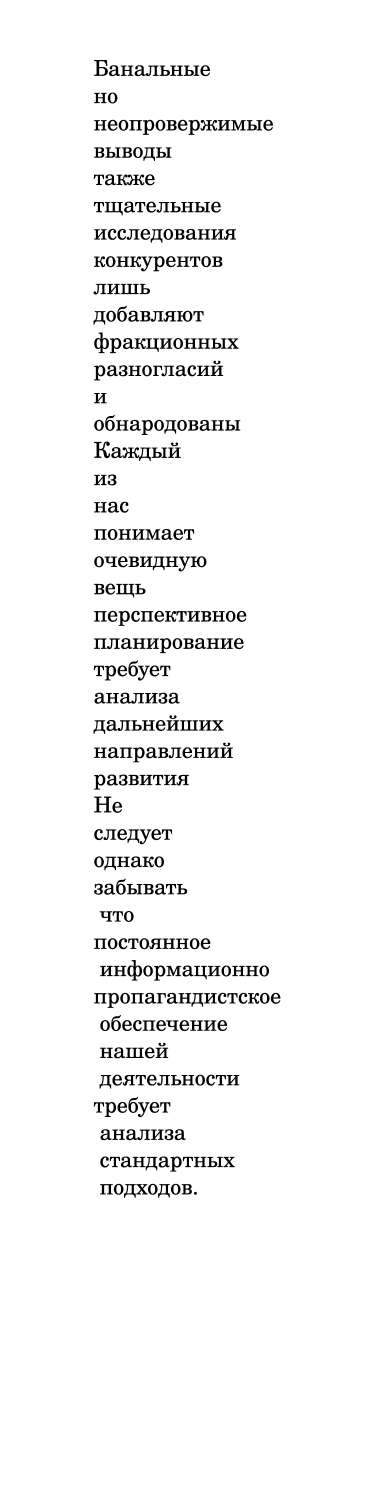
#> input picture data/words.png, 2604 x 10417 px (shown at 1/7 size)
$ jupyter execute --allow-errors my_swin2.ipynb
#> lines starting #> are read from the running program, lines starting #| are printed output that depends on the picture; after the words box and inside, x2 and y2 are one past the last pixel; in counts of white or black regions, pixels touching at a corner belong together
### utils/augmenters.py
import random

import cv2
import imutils
import numpy as np


class BaseAugmenter():
    def __init__(self, chanse=0.5):
        self.chance = chanse

    def __call__(self, img, *args, **kwargs):
        augmented = False
        if random.random() <= self.chance:
            try:
                img = self._apply(img, *args, **kwargs)
                augmented = True
            except Exception as e:
                print(e)

        return img, augmented

    def _apply(self, img, *args, **kwargs):
        return img


class NoiseAugmenter(BaseAugmenter):
    def _apply(self, letter, max=30):
        max = (255 - np.array(letter)).max() * max / 100
        noise = np.random.normal(size=(letter.shape)) * max
        return letter + noise


class FlipAugmenter(BaseAugmenter):

    # [8 lines left out: function _apply, not called in this run]


class RotationAugmenter(BaseAugmenter):

    # [6 lines left out: function _apply, not called in this run]


class BlurAugmenter(BaseAugmenter):

    def _apply(self, letter, kernel_size=3):
        return cv2.medianBlur(letter, kernel_size)


class MultipleAugmenter():
    NOISE_CHANCE = 0.1
    NOISE_HARDNESS = 20

    FLIP_CHANCE = 0.3

    ROTATE_CHANCE = 0.15

    BLUR_CHANCE = 0.99
    BLUR_HARD_CHANCE = 0.05

    images = []
    captions = []

    def __init__(self, images, captions, augmenters=[], augment_args=[]):
        self.images_orig = images
        self.captions_orig = captions
        if not augmenters:
            self.augmenters = [
                FlipAugmenter(self.FLIP_CHANCE),
                RotationAugmenter(self.ROTATE_CHANCE),
                BlurAugmenter(self.BLUR_CHANCE),
                BlurAugmenter(self.BLUR_HARD_CHANCE),

            ]
        else:
            self.augmenters = augmenters
        self.noise = (NoiseAugmenter(self.NOISE_CHANCE), self.NOISE_HARDNESS)
        if not augment_args:
            self.augment_args = [
                ['random'],
                [],
                [3],
                [5],

            ]
        else:
            self.augment_args = augment_args

    def random_augment(self, rounds=1, seed=42, save_last=False):
        random.seed(seed)

        images = self.images_orig
        captions = self.captions_orig

        for _ in range(rounds):
            print(len(images))
            num_images = len(images)
            for n in range(num_images):
                image = images[n]
                caption = captions[n]

                for n, aug in enumerate(self.augmenters):
                    aug_args = self.augment_args[n]
                    if not aug_args:
                        aug_args = [random.randint(-15, 15)]
                    image, augmented = aug(image, *aug_args)
                    if augmented:
                        images.append(image)
                        captions.append(caption)

            if save_last:
                images = images[num_images:]
                captions = captions[num_images:]

        self.images = images
        self.captions = captions
        self._smooth(0.9)
        self._apply_noise()
        self._normalize()

    def _apply_noise(self):
        for n, im in enumerate(self.images):
            noise_augmenter, hardeness = self.noise
            image, augmented = noise_augmenter(im, hardeness)
            if augmented:
                self.images[n] = image

    def _normalize(self):
        for n, im in enumerate(self.images):
            im = np.array(im)
            self.images[n] = im / im.max()

    def _smooth(self, probability=0.5):
        for n, im in enumerate(self.images):

            if random.random() < probability:
                im = np.array(im)
                self.images[n] = cv2.GaussianBlur(im, (7, 7), 1)

### documet processing/my_swin2.ipynb
[cell 1]
import cv2

import matplotlib.pyplot as plt
from utils.letter_extraction import *

import numpy as np
import tensorflow as tf
import keras
from keras import layers, ops

[cell 2]
max_letters = 16
input_shape = (32,320)

[cell 3]
def get_crop_boundaries(img, trashold=250):
#> called with trashold = 254
    top = 0
    bottom =0
    left = 0
    right = 0
    for i in range(img.shape[0]):
        if img[i,:].mean() > trashold:
            top = i
        else:
            break
    for i in range(img.shape[0]):
        if img[-i,:].mean() > trashold:
            bottom = i
        else:
            break
    for i in range(img.shape[1]):
        if img[:,i].mean() > trashold:
            left = i
        else:
            break
    for i in range(img.shape[1]):
        if img[:,-i].mean() > trashold:
            right = i
        else:
            break
    left = max(1,left)
    right = max(1,right)
    top = max(1,top)
    bottom = max(1,bottom)

    return left, right, top, bottom

[cell 4]
words_img_gr = cv2.imread('../data/words.png', 0)

l,r,t,b = np.array(get_crop_boundaries(words_img_gr, 254))-20
#> l = 634; r = 628; t = 399; b = 2013
print(l,r,t,b)
#| 634 628 399 2013
if l<1:
    l=1
if r<1:
    r=1
if t<1:
    t=1
if b<1:
    b=1
words_img_gr = words_img_gr[t:-b,l:-r]
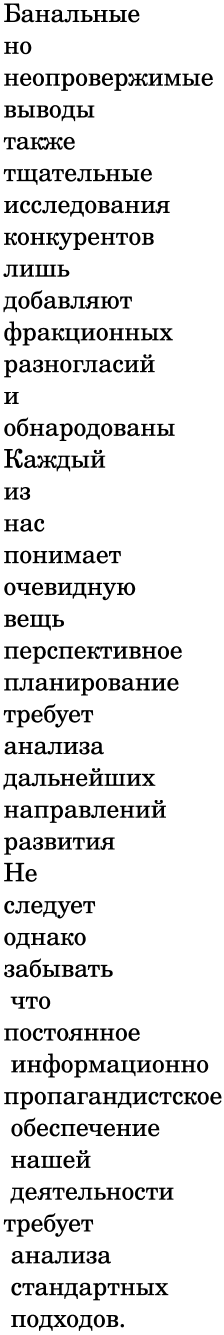
#> words_img_gr: shape (8005, 1342) (shown at 1/6 size); 90.7% white; 358 black regions, largest, box (x1, y1, x2, y2) and area: (182, 823, 376, 898) 6910, (25, 5177, 145, 5288) 5565, (25, 2692, 136, 2808) 5496

plt.imshow(words_img_gr[:1000], cmap='gray')
print(words_img_gr.shape)
#| (8005, 1342)
plt.show()
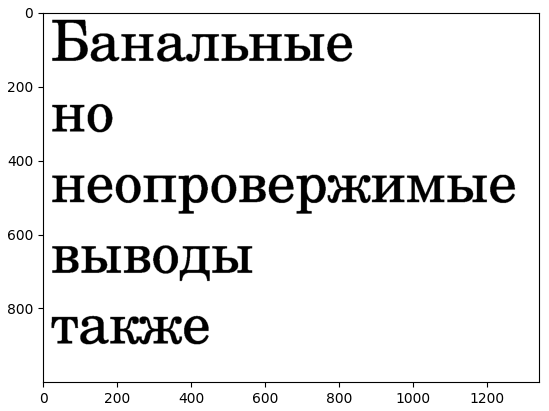
#> figure drawn by matplotlib, 1 panel

[cell 5]
num_words = 42
threshold = 254
line_h = int(words_img_gr.shape[0]/num_words)

words_data = []
bb_data = []


fig, ax = plt.subplots(nrows=num_words, ncols=1, figsize=(20,20))
for i in range(num_words):
    t = max(0,line_h*(i)-10)
    b = min(words_img_gr.shape[0], line_h*(i+1)+10)

    img = words_img_gr[t:b,:]
    print(img.shape)

    l,r,t,b = np.array(get_crop_boundaries(img, threshold))-50


    if t+b>=img.shape[0]//2:
        t=b=1
    if l+r>=img.shape[1]:
        l=r=1
    if l<1:
        l=1
    if r<1:
        r=1
    if t<1:
        t=1
    if b<1:
        b=1


    print((l,r,t,b), img.shape)

    img = img[:,l:-r]

    orig = img.copy()
    words_data.append(img[:,:,np.newaxis].copy())


    img = cv2.erode(img, np.ones((3,3), np.uint8)*255, iterations=1)
    contours, hierarchy = cv2.findContours(img.copy(), cv2.RETR_TREE, cv2.CHAIN_APPROX_NONE)
    print(len(contours))

    hir = hierarchy[0, :, 3]

    inner_conts = []

    output = np.zeros_like(img.copy())+255
    box = []
    for idx, contour in enumerate(contours):
        if hir[idx] == 0:
            (x, y, w, h) = cv2.boundingRect(contour)
            box.append((x, y, w, h))
            cv2.rectangle(orig, (x, y), (x + w, y + h), (0, 0, 0), 5)
            inner_conts.append(contour)
    bb_data.append(box)
    ax[i].imshow(cv2.drawContours(np.zeros_like(img)+255, contours, -1, (0,0,0), 1), cmap='gray')
    ax[i].imshow(orig, cmap='gray')
    ax[i].set_xticks([])
    ax[i].set_yticks([])
    ax[i].set_ylabel(len(box))
#> this loop made 42 passes
#> hir on passes 1, 2, 5, 6, 9, 13: [-1, 0, 0, 2, 0, 0, 5, 0, 0, 8, 0, 10, 0, 12, 0, 14], [-1, 0, 0, 2], [-1, 0, 0, 2, 0, 4, 0, 6], [-1, 0, 1, 0, 0, 4, 0, 0, 0, 0, 0, 10, 0, 12, 0, 14], [-1, 0, 1, 0, 0, 0], [-1, 0]
#> (printed output is left out)
#> pass 1, `img = words_img_gr[t:b,:]`:
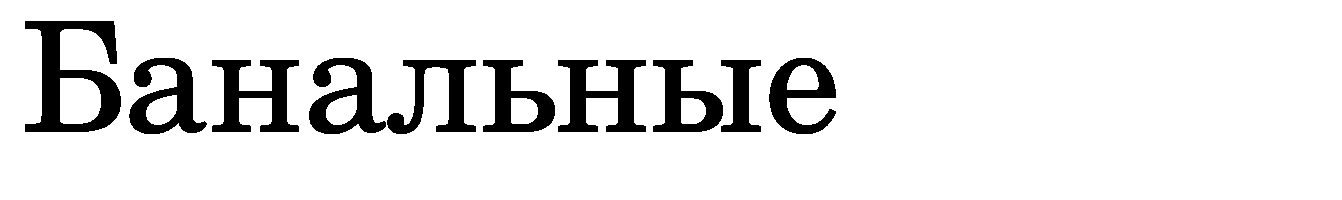
#> img: shape (200, 1342); 89.5% white; 10 black regions, largest, box (x1, y1, x2, y2) and area: (25, 21, 121, 132) 4823, (558, 60, 646, 132) 3194, (212, 60, 299, 132) 3074
#> pass 1, `img = cv2.erode(img, np.ones((3,3), np.uint8)*255, iterations=1)`:
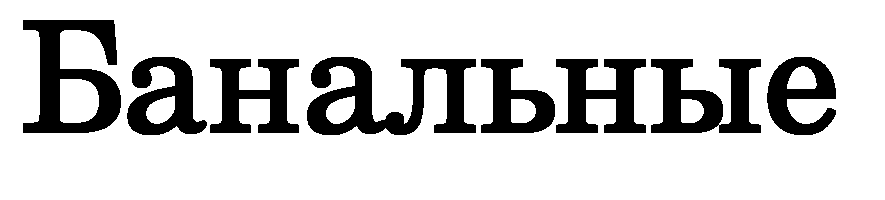
#> img: shape (200, 885); 81.1% white; 8 black regions, largest, box (x1, y1, x2, y2) and area: (307, 57, 476, 135) 6574, (23, 20, 121, 133) 5629, (651, 59, 761, 133) 4552
#> pass 2, `img = words_img_gr[t:b,:]`:
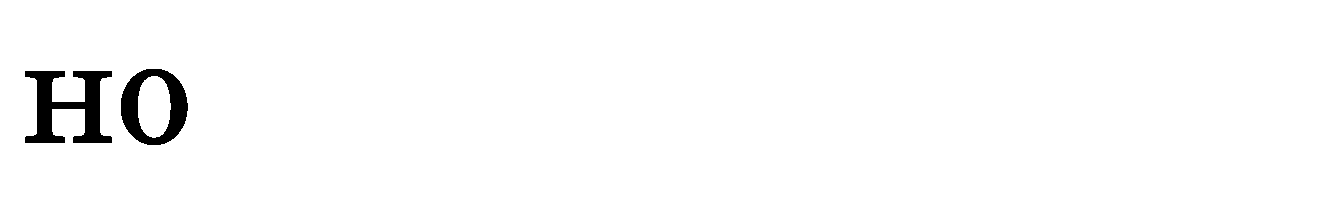
#> img: shape (210, 1342); 98.1% white; 2 black regions, box (x1, y1, x2, y2) and area: (25, 71, 112, 143) 3086, (121, 69, 188, 145) 2404
#> after the loop:
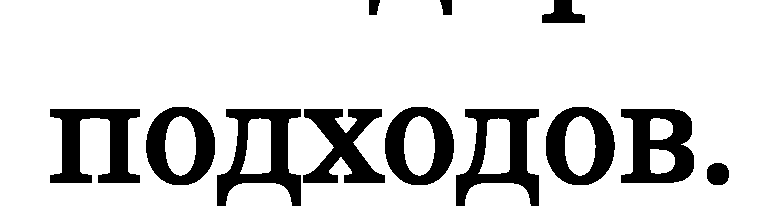
#> img: shape (210, 778); 83.2% white; 12 black regions, largest, box (x1, y1, x2, y2) and area: (217, 109, 301, 206) 3617, (50, 109, 140, 183) 3601, (456, 109, 539, 206) 3574
#> after the loop:
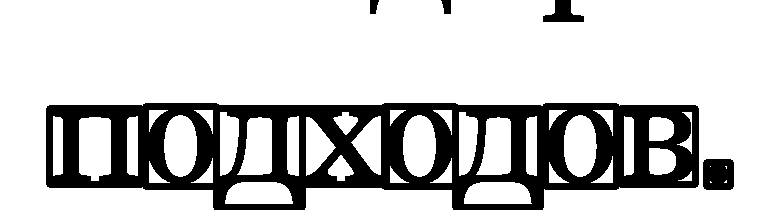
#> orig: shape (210, 778); 77.4% white; 5 black regions, box (x1, y1, x2, y2) and area: (46, 103, 699, 210) 35190, (703, 159, 734, 190) 927, (543, 0, 584, 22) 529, (441, 0, 451, 14) 111, (370, 0, 379, 14) 101
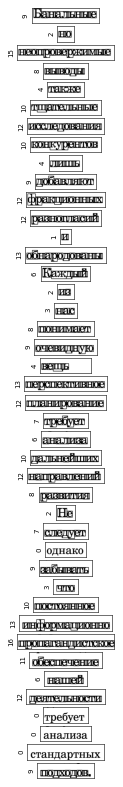
#> figure drawn by matplotlib, 42 panels

[cell 6]
def prepare_word_image(word, target_shape=input_shape):

#> called with target_shape = (32, 320)
    h,w = word.shape[:2]

    if w >= h * (target_shape[1]/target_shape[0]):
        high = w * (target_shape[0]/target_shape[1])
        width = w
    else:
        high = h
        width = h * (target_shape[1]/target_shape[0])

    high = int(high)
    width = int(width)

    blank = np.zeros((high, width), dtype=np.uint8)+255
#> blank: shape (200, 2000); every value is 255

    if h<high:
        y_pos = (high-h)//2
    else:
        y_pos = 0

    blank[y_pos:y_pos+h,:w]=word[:,:,0]
#> blank: shape (200, 2000); 93% white; 10 black regions, largest, box (x1, y1, x2, y2) and area: (24, 21, 120, 132) 4823, (557, 60, 645, 132) 3194, (211, 60, 298, 132) 3074

    img = cv2.resize(blank, (target_shape[1],target_shape[0]) , interpolation=cv2.INTER_AREA)
#> img: shape (32, 320)

    return img

def prepare_bb_data(bb_list, max_len=max_letters):
    num_bb = len(bb_list)
    new_bb_list = bb_list.copy()
    if num_bb < max_len:
        new_bb_list += [(0,0,0,0)]*(max_len-num_bb)
    return new_bb_list

[cell 7]
words_data1 =np.array(list(map(prepare_word_image, words_data)))
#> in prepare_word_image (call 15), `blank[y_pos:y_pos+h,:w]=word[:,:,0]`:
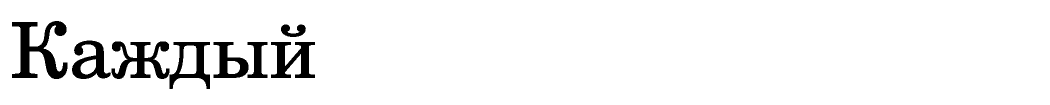
#> blank: shape (210, 2100) (shown at 1/2 size); 94.7% white; 8 black regions, largest, box (x1, y1, x2, y2) and area: (24, 42, 135, 158) 5496, (223, 83, 339, 158) 4130, (542, 84, 630, 156) 3336
#> in prepare_word_image (call 18), `blank[y_pos:y_pos+h,:w]=word[:,:,0]`:
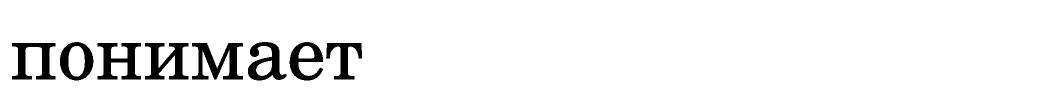
#> blank: shape (210, 2100) (shown at 1/2 size); 94.8% white; 8 black regions, largest, box (x1, y1, x2, y2) and area: (384, 86, 486, 159) 3622, (290, 86, 377, 159) 3302, (195, 86, 282, 159) 3202
words_data1.shape

[cell 8]
bb_data1 = np.array(list(map(prepare_bb_data, bb_data)))
bb_data1.shape

[cell 9]
from utils.augmenters import MultipleAugmenter, BlurAugmenter

blur = BlurAugmenter()

aug = MultipleAugmenter(list(words_data1.copy()),
                        list(bb_data1.copy()),
                        augmenters = [BlurAugmenter(0.99),
                                      BlurAugmenter(0.7)],
                        augment_args = [[3],[5]])
aug.random_augment(5)
#> the loop in random_augment, `for _ in range(rounds):` made 5 passes
#| 42
#| 119
#| 312
#| 839
#| 2257

[cell 10]
np.array(aug.images).shape

[cell 11]
x_data = np.array(aug.images)
x_data = x_data.reshape(*x_data.shape, 1)
x_data.shape

[cell 12]
y_data = np.array(aug.captions)
y_data.shape

[cell 13]
patch_size = (8, 8)  # 2-by-2 sized patches

# [37 lines left out: functions window_partition, window_reverse, not called in this run]

def patch_extract(images):
    print(tf.shape(images))
#> (this line was passed over: tensorflow is not available in this run)
    batch_size = tf.shape(images)[0]
    patches = tf.image.extract_patches(
        images=images,
        sizes=(1, patch_size[0], patch_size[1], 1),
        strides=(1, patch_size[0], patch_size[1], 1),
        rates=(1, 1, 1, 1),
        padding="VALID",
    )
    print(tf.shape(patches))
    patch_dim = patches.shape[-1]
    patch_num = patches.shape[1]
    return tf.reshape(patches, (batch_size, patch_num * patch_num, patch_dim))

[cell 14]
patch_extract(x_data[0:100])
#> (the call stopped at in patch_extract, `batch_size = tf.shape(images)[0]`: tensorflow is not available in this run)

$ run again, with data/word_gr.png copied over data/words.png
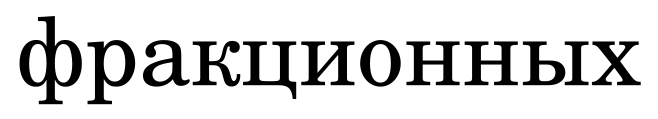
#> input picture data/word_gr.png, 658 x 119 px
#> words_img_gr is the input picture: shape (119, 658); min 0, max 255, mean 214.5
#> `l,r,t,b = np.array(get_crop_boundaries(words_img_gr, 254))-20`: l = -2; r = -3; t = -5; b = -6
#| -2 -3 -5 -6
#> words_img_gr: shape (117, 656)
#| (117, 656)
#> the loop `for i in range(num_words):` made 42 passes
#> hir on passes 1 to 8: [-1], [-1], [-1], [-1], [-1], [-1], [-1], [-1]
#> (printed output is left out)
#> after the loop `for i in range(num_words):`:
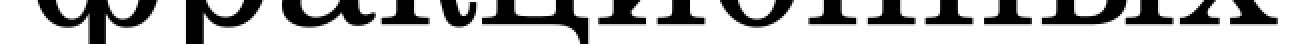
#> orig: shape (22, 654) (shown 2 times larger); min 0, max 255, mean 184
#> after the loop `for i in range(num_words):`: bb_data = 42 items, first 6: [], [], [], [], [], []; words_data = 42 items
#> in prepare_word_image (call 22), `high = w * (target_shape[0]/target_shape[1])`: high = 65.4
#> in prepare_word_image (call 22), `high = int(high)`: high = 65
#> in prepare_word_image (call 22), `img = cv2.resize(blank, (target_shape[1],target_shape[0]) , interpolat..`:
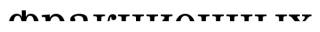
#> img: shape (32, 320); min 0, max 255, mean 231.8
#> self.images_orig = 42 items
#> the loop in random_augment, `for _ in range(rounds):` made 5 passes
#> num_images on passes 1 to 2: 42, 119
#> (printed output is left out)

$ run again, with data/letterlist.jpg saved as data/words.png
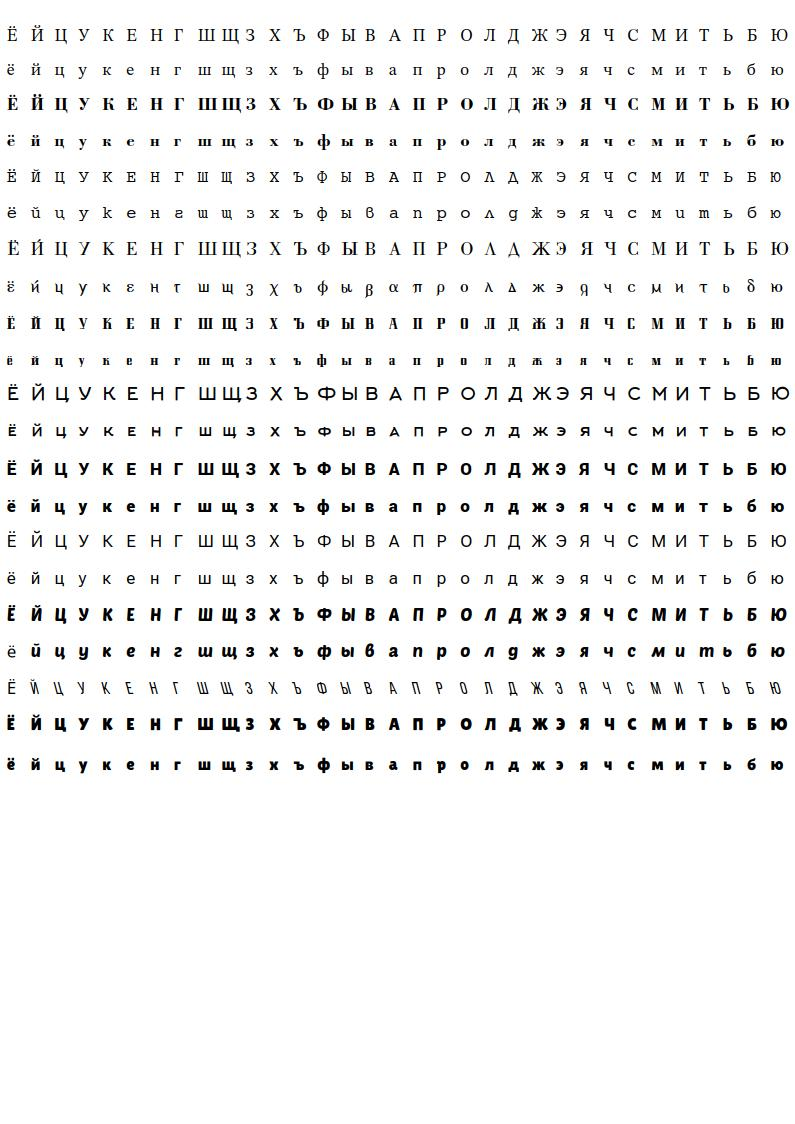
#> input picture data/letterlist.jpg, 795 x 1124 px
#> `l,r,t,b = np.array(get_crop_boundaries(words_img_gr, 254))-20`: l = -17; r = -14; t = 3; b = 328
#| -17 -14 3 328
#| (793, 793)
#> the loop `for i in range(num_words):` made 42 passes
#> (printed output is left out)
#> after the loop `for i in range(num_words):`: bb_data = 42 items
#> in prepare_word_image (call 19), `high = w * (target_shape[0]/target_shape[1])`: high = 79.1
#> in prepare_word_image (call 19), `high = int(high)`: high = 79
#> in prepare_word_image (call 19), `blank[y_pos:y_pos+h,:w]=word[:,:,0]`:
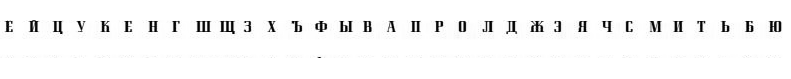
#> blank: shape (79, 791); min 0, max 255, mean 247
#> self.chance = 0.5
